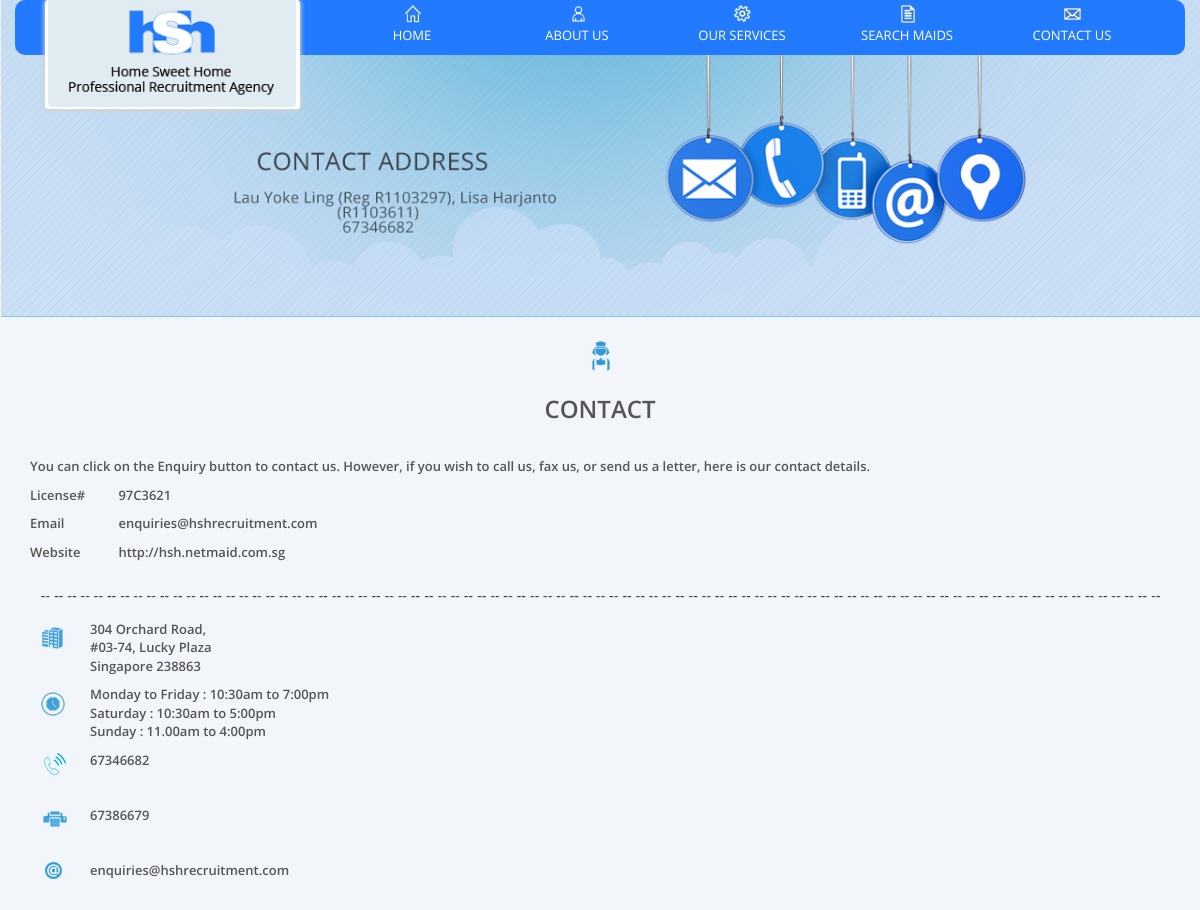
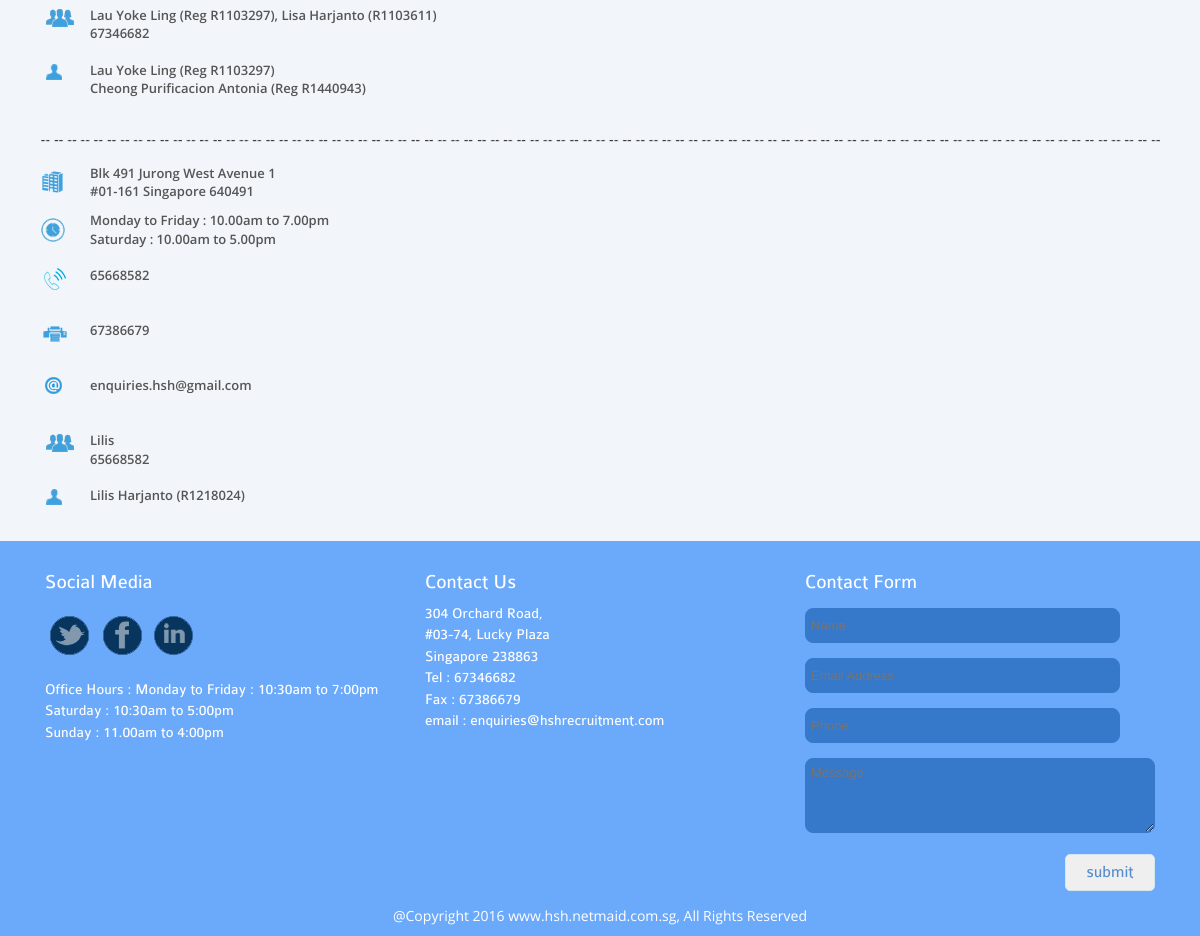
The app's page /index.php/contactus with its own data (2 pictures, top to bottom).
### tables this page shows
CREATE TABLE IF NOT EXISTS `maid_pages` (
  `page_id` int(11) NOT NULL AUTO_INCREMENT,
  `page_parent` varchar(50) NOT NULL,
  `page_name` varchar(255) NOT NULL,
  `page_title` text NOT NULL,
  `page_content` text NOT NULL,
  `page_image` varchar(255) NOT NULL,
  `page_created_on` timestamp NOT NULL DEFAULT CURRENT_TIMESTAMP ON UPDATE CURRENT_TIMESTAMP,
  `page_updated_on` timestamp NOT NULL DEFAULT '0000-00-00 00:00:00',
  `page_updated_by` varchar(50) NOT NULL,
  PRIMARY KEY (`page_id`)
);

### application/views/layouts/template.php (called while the page is built, shortened)
<?php
$CI =& get_instance();
$data['favicon'] = $CI->Pages_Model->getFavicon();
$data['sitename'] = $CI->Pages_Model->getSitename();
$data['sitelogo'] = $CI->Pages_Model->getSitelogo();
$this->load->model('Backend/Slider_Model');
$data['sliderData'] = $CI->Slider_Model->getSliderList();
$this->load->view('layouts/header',$data);
?>
<?php $this->load->view($main_content); ?>
<?php
$this->load->view('layouts/footer');
?>

### application/controllers/Contactus.php (called while the page is built, shortened)
<?php
	class Contactus extends CI_Controller
	{
		function __construct()
		{
			$this->load->Model('Pages_Model');
			$this->load->Model('Frontend/Contactus_Model');
		}
		function index()
		{
			$data['main_content'] = 'contactus';
			$this->load->view('layouts/template', $data);
		}
	}
?>

### index.php (called while the page is built, shortened)
<?php
require_once BASEPATH.'core/CodeIgniter.php';

### application/models/Pages_Model.php (called while the page is built, shortened)
<?php
	class Pages_Model extends CI_Model
	{
		function getSitelogo()
		{
			$query = $this->db->where('page_parent','site_logo')
					 ->get('maid_pages')->first_row('array');
			return $query;
		}
		public function returnbycondistring($selectname='',$table='',$condi='',$para=''){
			$sql = sprintf("select %s from %s where %s='%s'",$selectname,$table,$condi,$para);
			$query = $this->db->query($sql);
			$returnname = '';
			if($query->result_array()){
				$data = $query->result_array();
				$data = array_shift($data);
				$returnname = $data[$selectname];
			}
			return $returnname;
		}
	}
?>

### application/views/contactus.php (the view)
<link rel="stylesheet" href="<?php echo base_url(); ?>css/contactus.css" />
<div class="container-fluid homepagebanner">
<?php
	$path = $this->Pages_Model->returnbycondistring('page_image','maid_pages','page_parent',	'contactus_banner')
?>
<img src="<?php echo base_url(). 'uploads/banner/' . $path; ?>" class="img-responsive">
</div>
<div class="container menu">
<div class="col-md-3 col-sm-3 col-xs-12">
	<div class="logoimage">
		<?php
		if ($sitelogo['page_image']) { ?>
			<a href="<?php echo base_url(); ?>"><img class="img-responsive" src="<?php echo base_url(). 'uploads/' . $sitelogo['page_image']; ?>" /></a>
		<?php }else{ ?>
			<a href="<?php echo base_url(); ?>"><img class="img-responsive" src="<?php echo base_url(); ?>assets/images/logo.png" /></a>
		<?php } ?>
	</div>
</div>
<?php include('menu.php'); ?>
</div>
<div class="container contactus">
<img class="img-responsive contactuswelcome" src="<?php echo base_url(); ?>assets/images/home-content.png" />
<h3>CONTACT</h3>
<p><?php
			$excerpt = $this->Pages_Model->returnbycondistring('page_title','maid_pages','page_parent','contactus');
			echo nl2br($excerpt);?></p>
<P><span class="contactitemname">License# </span><span class="contactitem">
		<?php
			$lienese = $this->Pages_Model->returnbycondistring('page_name','maid_pages','page_parent','contactus');
			echo nl2br($lienese);
		?></span>
</P>
<P><span class="contactitemname">Email</span> <span class="contactitem">
		<?php
			$lienese = $this->Pages_Model->returnbycondistring('page_updated_by','maid_pages','page_parent','contactus');
			echo nl2br($lienese);
		?></span>
</P>
<P><span class="contactitemname">Website</span> <span class="contactitem">
		<?php
			$lienese = $this->Pages_Model->returnbycondistring('page_content','maid_pages','page_parent','contactus');
			echo nl2br($lienese);
		?></span>
</P>
<div class="col-md-12 col-sm-12 col-xs-12 contactushr">
<img class="img-responsive" src="<?php echo base_url(); ?>assets/images/contactushr.png" />
</div>
<div class="mainbranch">
<div class="mainbranchimg"><img class="img-responsive" align="middle" src="<?php echo base_url(); ?>assets/images/address.png" />
</div>
<div class="mainbranchtxt">
		<?php
			$address = $this->Pages_Model->returnbycondistring('page_content','maid_pages','page_parent','main_branch');
			echo nl2br($address);
		?>
</div>
</div>
<div class="mainbranch">
<div class="mainbranchimg"><img class="img-responsive" align="middle" src="<?php echo base_url(); ?>assets/images/clock.png" />
</div>
<div class="mainbranchtxt">
		<?php
			$open = $this->Pages_Model->returnbycondistring('page_title','maid_pages','page_parent','main_branch');
			echo nl2br($open);
		?>
</div>
</div>
<div class="mainbranch">
<div class="mainbranchimg"><img class="img-responsive" align="middle" src="<?php echo base_url(); ?>assets/images/phone.png" />
</div>
<div class="mainbranchtxt">
		<?php
			$phone = $this->Pages_Model->returnbycondistring('page_updated_by','maid_pages','page_parent','main_branch');
			echo nl2br($phone);
		?>
</div>
</div>
<div class="mainbranch">
<div class="mainbranchimg"><img class="img-responsive" align="middle" src="<?php echo base_url(); ?>assets/images/printer.png" />
</div>
<div class="mainbranchtxt">
		<?php
			$fax = $this->Pages_Model->returnbycondistring('page_name','maid_pages','page_parent','main_branch');
			echo nl2br($fax);
		?>
</div>
</div>
<div class="mainbranch">
<div class="mainbranchimg"><img class="img-responsive" align="middle" src="<?php echo base_url(); ?>assets/images/mail.png" />
</div>
<div class="mainbranchtxt">
		<?php
			$mail = $this->Pages_Model->returnbycondistring('page_image','maid_pages','page_parent','main_branch');
			echo nl2br($mail);
		?>
</div>
</div>
<div class="mainbranch">
<div class="mainbranchimg"><img class="img-responsive" align="middle" src="<?php echo base_url(); ?>assets/images/groupperson.png" />
</div>
<div class="mainbranchtxt">
		<?php
			$groupperson = $this->Pages_Model->returnbycondistring('page_title','maid_pages','page_parent','main_contact_person');
			echo nl2br($groupperson);
		?>
</div>
</div>
<div class="mainbranch">
<div class="mainbranchimg"><img class="img-responsive" align="middle" src="<?php echo base_url(); ?>assets/images/person.png" />
</div>
<div class="mainbranchtxt">
		<?php
			$person = $this->Pages_Model->returnbycondistring('page_content','maid_pages','page_parent','main_contact_person');
			echo nl2br($person);
		?>
</div>
</div>
<div class="col-md-12 col-sm-12 col-xs-12 contactushr">
<img class="img-responsive" src="<?php echo base_url(); ?>assets/images/contactushr.png" />
</div>
<div class="mainbranch">
<div class="mainbranchimg"><img class="img-responsive" align="middle" src="<?php echo base_url(); ?>assets/images/address.png" />
</div>
<div class="mainbranchtxt">
		<?php
			$address = $this->Pages_Model->returnbycondistring('page_content','maid_pages','page_parent','other_branch');
			echo nl2br($address);
		?>
</div>
</div>
<div class="mainbranch">
<div class="mainbranchimg"><img class="img-responsive" align="middle" src="<?php echo base_url(); ?>assets/images/clock.png" />
</div>
<div class="mainbranchtxt">
		<?php
			$open = $this->Pages_Model->returnbycondistring('page_title','maid_pages','page_parent','other_branch');
			echo nl2br($open);
		?>
</div>
</div>
<div class="mainbranch">
<div class="mainbranchimg"><img class="img-responsive" align="middle" src="<?php echo base_url(); ?>assets/images/phone.png" />
</div>
<div class="mainbranchtxt">
		<?php
			$phone = $this->Pages_Model->returnbycondistring('page_updated_by','maid_pages','page_parent','other_branch');
			echo nl2br($phone);
		?>
</div>
</div>
<div class="mainbranch">
<div class="mainbranchimg"><img class="img-responsive" align="middle" src="<?php echo base_url(); ?>assets/images/printer.png" />
</div>
<div class="mainbranchtxt">
		<?php
			$fax = $this->Pages_Model->returnbycondistring('page_name','maid_pages','page_parent','other_branch');
			echo nl2br($fax);
		?>
</div>
</div>
<div class="mainbranch">
<div class="mainbranchimg"><img class="img-responsive" align="middle" src="<?php echo base_url(); ?>assets/images/mail.png" />
</div>
<div class="mainbranchtxt">
		<?php
			$mail = $this->Pages_Model->returnbycondistring('page_image','maid_pages','page_parent','other_branch');
			echo nl2br($mail);
		?>
</div>
</div>
<div class="mainbranch">
<div class="mainbranchimg"><img class="img-responsive" align="middle" src="<?php echo base_url(); ?>assets/images/groupperson.png" />
</div>
<div class="mainbranchtxt">
		<?php
			$groupperson = $this->Pages_Model->returnbycondistring('page_title','maid_pages','page_parent','other_contact_person');
			echo nl2br($groupperson);
		?>
</div>
</div>
<div class="mainbranch">
<div class="mainbranchimg"><img class="img-responsive" align="middle" src="<?php echo base_url(); ?>assets/images/person.png" />
</div>
<div class="mainbranchtxt">
		<?php
			$person = $this->Pages_Model->returnbycondistring('page_content','maid_pages','page_parent','other_contact_person');
			echo nl2br($person);
		?>
</div>
</div>
</div>

### application/views/layouts/header.php (shortened to what this page needs)
<!DOCTYPE html>
<html>
<head>
	<link rel="stylesheet" href="<?php echo base_url(); ?>assets/css/bootstrap.min.css" />
	<link rel="stylesheet" href="<?php echo base_url(); ?>css/style.css" />
	<link rel="stylesheet" href="<?php echo base_url(); ?>assets/css/flexslider.css" />
</head>
<body>

### application/views/menu.php
<div class="col-md-9 col-sm-9 col-xs-12 menusection">
	<div class="dsmenu">
		<ul class="nav">
			<li>
				<a href="<?php echo base_url(); ?>">
				<img class="img-responsive" src="<?php echo base_url(); ?>assets/images/homelink.png" />
				HOME
				</a>
			</li>
			<li>
				<a href="<?php echo base_url(); ?>aboutus">
				<img class="img-responsive" src="<?php echo base_url(); ?>assets/images/aboutuslink.png" />
				ABOUT US
				</a>
			</li>
			<li>
				<a href="<?php echo base_url(); ?>services">
				<img class="img-responsive" src="<?php echo base_url(); ?>assets/images/services.png" />
				OUR SERVICES
				</a>
			</li>
			<li>
				<a href="<?php echo base_url(); ?>searchmaids">
				<img class="img-responsive" src="<?php echo base_url(); ?>assets/images/searchlink.png" />
				SEARCH MAIDS
				</a>
			</li>
			<li>
				<a href="<?php echo base_url(); ?>contactus">
				<img class="img-responsive" src="<?php echo base_url(); ?>assets/images/contactlink.png" />
				CONTACT US
				</a>
			</li>
		</ul>
	</div>
</div>

### application/views/layouts/footer.php (shortened to what this page needs)
<div class="footer">
	<div class="container footersection">
	<div class="col-md-4 col-sm-4 col-xs-12 social">
	<h4>Social Media</h4>
	<div class=socials">
	<?php
		$twitter = $this->Pages_Model->returnbycondistring('page_title','maid_pages','page_parent','contact_social')
	?>
	<a href="<?php echo $twitter;?>" target="_blank">
	<img src="<?php echo base_url(). 'assets/images/twitter.png' ; ?>" />
	</a>
	<?php
		$facebook = $this->Pages_Model->returnbycondistring('page_name','maid_pages','page_parent','contact_social')
	?>
	<a href="<?php echo $facebook;?>" target="_blank">
	<img src="<?php echo base_url(). 'assets/images/facebook.png' ; ?>" />
	</a>
	<?php
		$linkedin = $this->Pages_Model->returnbycondistring('page_content','maid_pages','page_parent','contact_social');
	?>
	<a href="<?php echo $linkedin; ?>" target="_blank">
	<img src="<?php echo base_url(). 'assets/images/linked.png' ; ?>" />
	</a>
	</div>
	<div class="ftofficehours">
	<?php
		$officehours = $this->Pages_Model->returnbycondistring('page_title','maid_pages','page_parent','main_branch');
	?>
	<?php echo 'Office Hours : '.nl2br($officehours); ?>
	</div>
	</div>
	<div class="col-md-4 col-sm-4 col-xs-12 contact">
	<h4>Contact Us</h4>
	<div class="ftofficeaddress">
	<div>
	<?php
		$officeAddress = $this->Pages_Model->returnbycondistring('page_content','maid_pages','page_parent','main_branch');
		echo nl2br($officeAddress);
	?>
	</div>
	<div>
	<?php
		$officeTel = $this->Pages_Model->returnbycondistring('page_updated_by','maid_pages','page_parent','main_branch');
		echo 'Tel : '.nl2br($officeTel);
	?>
	</div>
	<div>
	<?php
		$officeFax = $this->Pages_Model->returnbycondistring('page_name','maid_pages','page_parent','main_branch');
		echo 'Fax : '.nl2br($officeFax);
	?>
	</div>
	<div>
	<?php
		$officeEmail = $this->Pages_Model->returnbycondistring('page_image','maid_pages','page_parent','main_branch');
		echo 'email : '.nl2br($officeEmail);
	?>
	</div>
	</div>
	</div>
	<div class="col-md-4 col-sm-4 col-xs-12 frmcontact">
	<h4>Contact Form</h4>
	<form action="<?php echo base_url() ?>Pages/mailsend" method="post" enctype="multipart/form-data">
	<div class="divider">
	<input type="text" required name="txtname" class="frmtxt" placeholder="Name"></input>
	</div>
	<div class="divider">
	<input type="email" required name="txtemail" class="frmtxt" placeholder="Email Address"></input>
	</div>
	<div class="divider">
	<input type="phone" required id="tele" name="txtphone" class="frmtxt" placeholder="Phone"></input>
	</div>
	<div class="divider">
	<textarea name="txtmessage" required class="frmarea" placeholder="Message"></textarea>
	</div>
	<div class="divider">
	<input type="submit" class="btnsubmit" name="submit" value="submit"></input>
	</div>
	</form>
	</div>
	<div class="col-md-12 col-sm-12 col-xs-12 reserved">
	<span>@Copyright <?php echo date('Y'); ?> www.hsh.netmaid.com.sg, All Rights Reserved</span>
	</div>
	</div>
</div>
</body>
</html>

### css/style.css (style rules this page uses)
* { margin: 0px; padding: 0px; outline: 0px; }
body { font-family:Helvetica,Arial,Sans-serif; font-size:13px; color:#555; background-color:#f2f6fb; }
.homepagebanner { padding-left:0px; padding-right:0px; }
.homepagebanner img { width: 100%; height: auto; }
.menu { background-color: #227aff; height: 55px; position: absolute; left: 0px; right: 0px; margin-left: auto; margin-right: auto; top: 0px; border-radius:10px; }
.logoimage { border-style: solid; border-width: 0px 2px 2px; border-color: #fff; border-radius: 3px; box-shadow: 0px 1px 4px 1px #d3d3d3; }
.dsmenu { padding-left:0px; padding-right:0px; }
.dsmenu .nav { list-style:none; margin:0; padding:0; font-family: OpenSans-Regular; }
.dsmenu .nav li { height: 55px; line-height: 12px; text-align: center; width: 20%; }
.dsmenu .nav > li { border-right:1px solid #227aff; float:left; }
.dsmenu .nav li a { display:block; text-decoration:none; color:#fff; padding:0px; }
.dsmenu ul.nav li img { margin-left: auto; margin-right: auto; }
.footer { width:100%; padding:0px; background-color:#6ba9fb; overflow:hidden; }
.footersection { margin-top:15px; margin-bottom:15px; height:100px; }
.footersection h4 { font-family: Colaborate-Regular; margin-top: 15px; margin-bottom: 10px; color: #fff; font-size: 20px; }
.social a,.social a:hover,.social a:active,.social a:focus { outline:0px; text-decoration:none; }
.ftofficehours { font-family: Colaborate-Regular; color: #fff; font-size: 15px; margin-top: 10px; margin-bottom: 20px; }
.ftofficeaddress { font-family: Colaborate-Regular; color: #fff; font-size: 15px; margin-top: 10px; margin-bottom: 20px; }
.frmcontact .divider { display:block; margin-top:15px; margin-bottom:5px; overflow:hidden; }
.frmcontact .frmtxt { width: 90%; border: 1px solid #3679cb; background-color: #3679cb; padding: 5px; border-radius: 8px; height: 35px; color:#fff; }
.frmcontact .frmarea { width: 100%; border: 1px solid #3679cb; background-color: #3679cb; padding: 5px; border-radius: 8px; height: 75px; color:#fff; }
.frmcontact .btnsubmit { width: 90px; height: 37px; font-family: Colaborate-Regular; color: #578ccd; font-size: 17px; float: right; border-radius: 5px; border: 1px solid #d6e6ef; }
.reserved { text-align: center; margin-top: 10px; margin-bottom: 10px; color: #fff; font-size: 14px; font-family: OpenSans-Regular; }

### css/contactus.css (style rules this page uses)
.contactus .contactuswelcome { margin-left:auto; margin-right:auto; margin-top:15px; margin-bottom:15px; }
.contactus h3 { text-align: center; margin-top: 15px; margin-bottom: 35px; font-family: OpenSans-Semibold; }
.contactus p { font-family: OpenSans-Semibold; }
.contactus .contactitem { padding-left: 15px; }
.contactitemname { width: 70px; display: inline-block; }
.contactushr img { width: 100%; height: auto; }
.contactushr { margin-top:15px; margin-bottom:15px; padding-left:0px; padding-right:0px; }
.mainbranchimg { float:left; min-height:45px; width:60px; }
.mainbranchtxt { min-height:45px; }
.mainbranch { margin-top: 10px; margin-bottom: 10px; font-family: OpenSans-Semibold; }

### records on screen
maid_pages: page_image (picture)
maid_pages: page_image (picture)
maid_pages: page_title "You can click on the Enquiry button to contact us. However, if you wish to call us, fax us, or send us a letter, here is our contact details.", page_name "97C3621", page_updated_by "enquiries@hshrecruitment.com", page_content "http://hsh.netmaid.com.sg"
maid_pages: page_content "304 Orchard Road, #03-74, Lucky Plaza Singapore 238863", page_title "Monday to Friday : 10:30am to 7:00pm Saturday : 10:30am to 5:00pm Sunday : 11.00am to 4:00pm", page_updated_by "67346682", page_name "67386679", page_image "enquiries@hshrecruitment.com"
maid_pages: page_title "Lau Yoke Ling (Reg R1103297), Lisa Harjanto (R1103611) 67346682", page_content "Lau Yoke Ling (Reg R1103297) Cheong Purificacion Antonia (Reg R1440943)"
maid_pages: page_content "Blk 491 Jurong West Avenue 1 #01-161 Singapore 640491", page_title "Monday to Friday : 10.00am to 7.00pm Saturday : 10.00am to 5.00pm", page_updated_by "65668582", page_name "67386679", page_image "enquiries.hsh@gmail.com"
maid_pages: page_title "Lilis 65668582", page_content "Lilis Harjanto (R1218024)"
